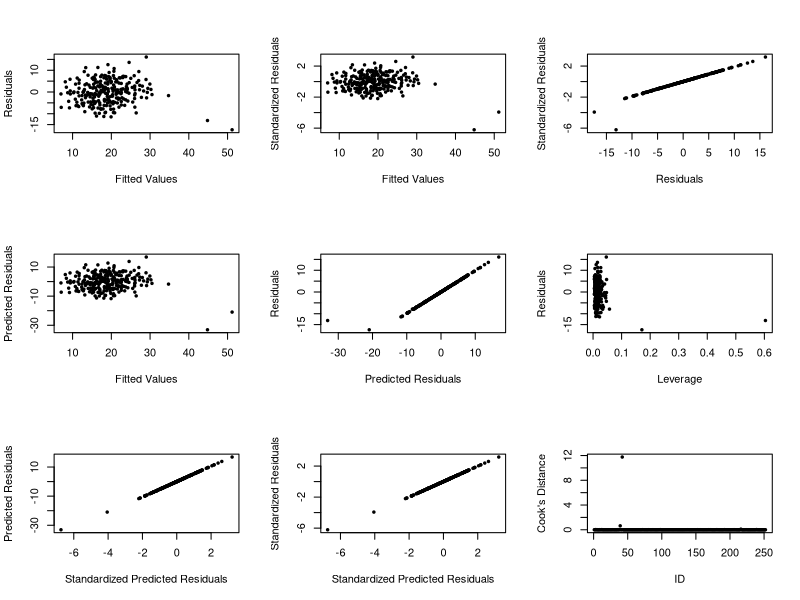
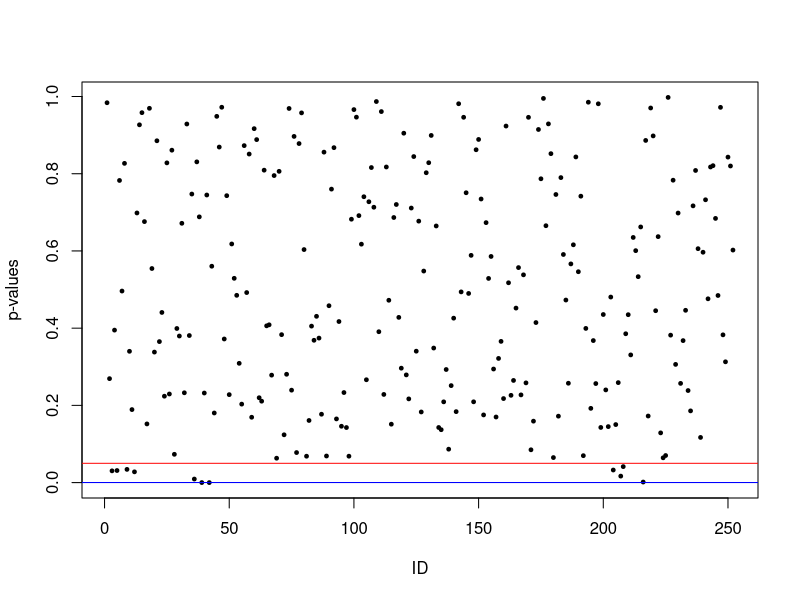

Source code (R) for these figures, in order:
setwd("~/Desktop/Stat 151")
body = read.csv("BodyFat.csv")
ft = lm(BODYFAT ~ AGE + WEIGHT + HEIGHT + THIGH, data = body)

n = nrow(body)
p = 4
x = matrix(c(rep(1, n), body$AGE, body$WEIGHT, body$HEIGHT, body$THIGH), nrow = n)
h = x %*% solve(t(x)%*% x) %*% t(x)

fit = unname(ft$fitted.values)
res = unname(ft$residuals)
sigma = sqrt(deviance(ft)/df.residual(ft))
stdRes = unname(res / (sigma*(1-diag(h))))
predRes = unname(res / (1 - diag(h)))
stdPredRes = unname(stdRes*sqrt((n-p-1) / (n-p-stdRes^2)))
cook = stdRes^2 * diag(h) / ((1-diag(h)) * (p+1))
par(mfrow = c(3,3))
# a) Residuals against fitted values
plot(fit, res, pch = 19, cex = .5, xlab = "Fitted Values", ylab = "Residuals")
# b) Standardized residuals against fitted values
plot(fit, stdRes, pch = 19, cex = .5, xlab = "Fitted Values", ylab = "Standardized Residuals")
# c) Residuals against Standardized Residuals
plot(res, stdRes, pch = 19, cex = .5, xlab = "Residuals", ylab = "Standardized Residuals")
# d) Predicted residuals against fitted values
plot(fit, predRes, pch = 19, cex = .5, xlab = "Fitted Values", ylab = "Predicted Residuals")
# e) Residuals against predicted residuals
plot(predRes, res, pch = 19, cex = .5, xlab = "Predicted Residuals", ylab = "Residuals")
# f) Residuals against leverage
plot(diag(h), res, pch = 19, cex = .5, xlab = "Leverage", ylab = "Residuals")
# g) Predicted residuals against standardized predicted residuals
plot(stdPredRes, predRes, pch = 19, cex = .5, xlab = "Standardized Predicted Residuals", ylab = "Predicted Residuals")
# h) Standardized residuals against standardized predicted residuals
plot(stdPredRes, stdRes, pch = 19, cex = .5, xlab = "Standardized Predicted Residuals", ylab = "Standardized Residuals")
# i) Cook's distance against the ID number of the subjects
plot(body$IDNO, cook, pch = 19, cex = .5, xlab = "ID", ylab = "Cook's Distance")

bonferroni = .05 / n
pValues = sapply(stdPredRes, function(t) {
  2*(1-pt(abs(t), n-p-2))
})
which(pValues < .05)
which(pValues < bonferroni)
par(mfrow = c(1,1))
plot(body$IDNO, pValues, pch = 19, cex = .5, xlab = "ID", ylab = "p-values")
abline(h = .05, col = 'red')
abline(h = bonferroni, col = 'blue')

ftDropOutliers = lm(BODYFAT ~ AGE + WEIGHT + HEIGHT + THIGH, data = body[-c(39,42),])
setwd("~/Desktop/Stat 151/Homework3")
sink(file = "ft.R")
summary(ft)
sink()
setwd("~/Desktop/Stat 151/Homework3")
sink(file = "ftDropOutliers.R")
summary(ftDropOutliers)
sink()